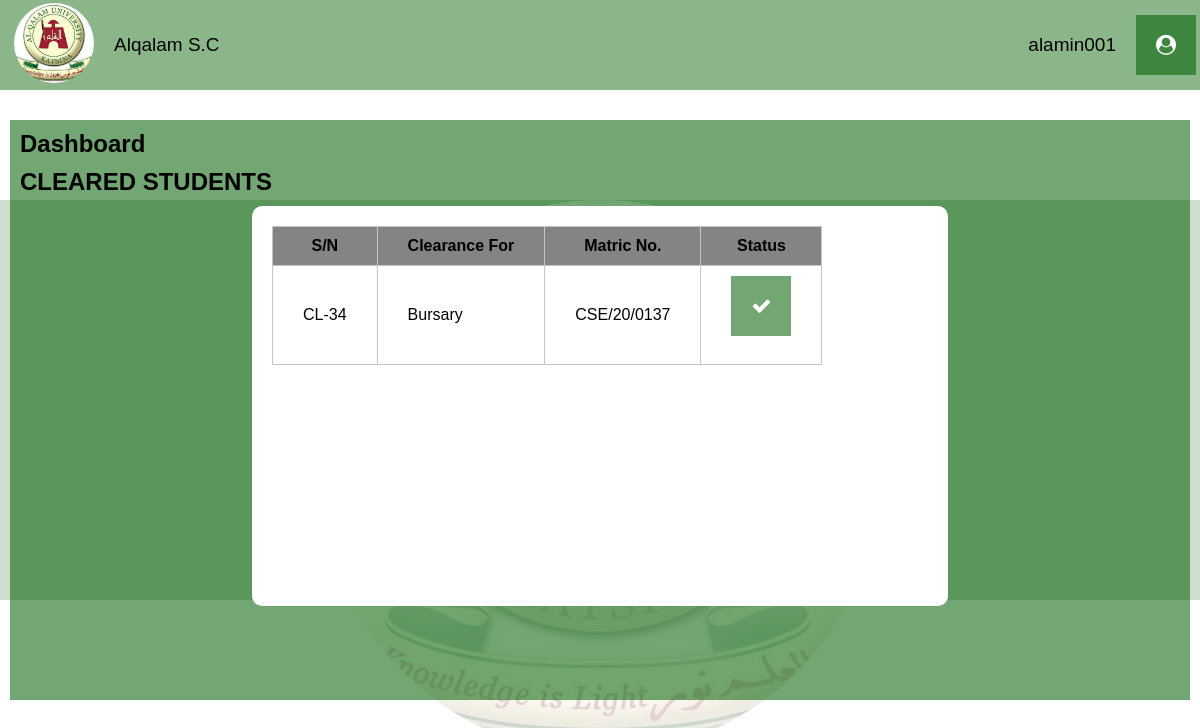
Screenshot of /cleared-student/ (signed in) with the database file from the repository.
### SCSApp/models.py (models this page shows, shortened)
class Clearance(models.Model):
    student = models.ForeignKey(StudentProfile, on_delete=models.CASCADE)
    clearance_for = models.CharField(max_length=100, blank=True)
    cleared = models.BooleanField(True)

class StudentProfile(models.Model):
    user = models.ForeignKey(User, on_delete=models.CASCADE)
    full_name = models.CharField(max_length=20, blank=True)
    matric_no = models.CharField(max_length=100, blank=True)
    department = models.CharField(max_length=100, blank=True)
    jamb_no = models.CharField(max_length=100, blank=True)
    current_date = models.DateField(auto_now_add=True)
    year_addmitted = models.CharField(max_length=100, blank=True)
    phone_number = models.CharField(max_length=100, blank=True)

### SCSApp/views.py (the view)
# urls.py: path('cleared-student/', views.cleared_student, name='cleared-student'),
@login_required(login_url='/')
def cleared_student(request):
    current_user = User.objects.get(username=request.user)
    staff = Staff.objects.filter(user=current_user)
    staff_role = ''
    for role in staff:
        staff_role = role.role
    students = Clearance.objects.filter(cleared=True, clearance_for=staff_role)
    context = {
        "user": current_user,
        "students": students,
    }
    return render(request, 'dashboard/cleared-student.html', context)

### templates/dashboard/cleared-student.html (shortened to what this page needs)
{% load static %}
<!DOCTYPE html>
<html lang="en">
<head>
    <link rel="stylesheet" href="https://cdnjs.cloudflare.com/ajax/libs/font-awesome/4.7.0/css/font-awesome.min.css">
    <link rel="stylesheet" href="{% static 'style.css' %}">
</head>
<body>
    <div class="dasboard-con">
        <header>
            <ul>
                <li id="open">
                    <img src="{% static 'img/logo.jpeg' %}" alt="" height="80" width="80">
                </li>
                <li>Alqalam S.C</li>
            </ul>
            <ul>
                <li>{{user.username}}</li>
                <li><i class="fa fa-user-circle"></i></li>
            </ul>
        </header>
        <section class="body-section">
            <div class="body-content">
                <div class="body">
                    <a href="/dashboard">
                        <h2>Dashboard</h2>
                    </a>
                    <h2>CLEARED STUDENTS</h2>
                    <div class="cards">
                        <div class="table">
                            <table>
                                <thead>
                                    <th>S/N</th>
                                    <th>Clearance For</th>
                                    <th>Matric No.</th>
                                    <th>Status</th>
                                </thead>
                                <tbody>
                                    {% if students %}
                                    {% for stu in students %}
                                    <tr>
                                        <td>CL-{{stu.id}}</td>
                                        <td>{{stu.clearance_for}}</td>
                                        <td>{{stu.student.matric_no}}</td>
                                        <td>
                                            <a href="#">
                                                <i class="fa fa-check"></i>
                                            </a><br>
                                        </td>
                                    </tr>
                                    {% endfor %}
                                    {% else %}
                                    <tr>
                                        <td>No cleared Students</td>
                                    </tr>
                                    {% endif %}
                                </tbody>
                            </table>
                        </div>
                    </div>
                </div>
            </div>
            <div class="mom-logo dash">
                <div class="logo">
                </div>
            </div>
        </section>
    </div>
</body>
</html>

### static/style.css (style rules this page uses)
* { margin: 0; font-family: sans-serif; text-decoration: none; color: black; }
h2, .row, .btn { margin-bottom: 10px; z-index: 1000; }
.fa { font-size: 20px; display: flex; flex-direction: row; align-items: center; }
.mom-logo { position: absolute; }
.logo { background-color: rgba(2, 96, 2); height: 50vh; width: 100vw; text-align: center; opacity: .2; z-index: -100; }
header { display: flex; flex-direction: row; align-items: center; justify-content: space-between; padding: 5px; position: fixed; width: 100%; background-color: rgba(2, 96, 2, 0.457); font-size: 19px; font-weight: 500; height: 10vh; z-index: 1000; }
header ul li img { border-radius: 50%; }
ul { display: flex; flex-direction: row; align-items: center; list-style: none; gap: 20px; padding: 9px; }
.body-section .dash { top: 200px; }
.body-content { position: absolute; left: 0; right: 0; top: 110px; background-color: rgba(2, 96, 2, 0.555); height: 70vh; margin: 10px; padding: 10px; z-index: 100; }
.body-content .body .cards { display: flex; flex-wrap: wrap; flex-direction: row; justify-content: space-around; z-index: 1000; }
.cards .fa-users, .fa-money, .fa-user, .fa-list, .fa-user-circle, .nav .fa-users, .fa-money, .fa-user, .fa-lock, .fa-id-card, .fa-building, .fa-id-badge, .fa-calendar, .fa-phone, .fa-envelope, .fa-check, .fa-print { background-color: rgba(2, 96, 2, 0.555); color: #fff; padding: 20px; }
.table { background-color: #fff; z-index: 100; width: 60%; padding: 20px; box-sizing: border-box; border-radius: 10px; height: 50vh; overflow: scroll; }
thead { background-color: rgb(133, 132, 132); }
table, tbody, thead, th, td { border: 1px solid rgb(197, 197, 197); border-collapse: collapse; padding: 10px 30px 10px 30px; }

### rows the page displays
Clearance: id "34", clearance_for "Bursary", student.matric_no "CSE/20/0137"

### other values shown
{{ user.username }} "alamin001"
